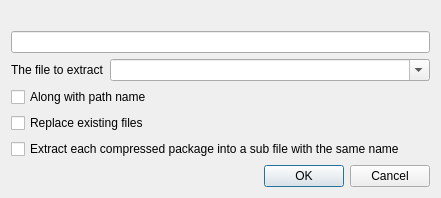
<?xml version="1.0" encoding="UTF-8"?>
<ui version="4.0">
 <class>UnCompressConfirmDialog</class>
 <widget class="QDialog" name="UnCompressConfirmDialog">
  <property name="geometry">
   <rect>
    <x>0</x>
    <y>0</y>
    <width>441</width>
    <height>194</height>
   </rect>
  </property>
  <property name="windowTitle">
   <string>Dialog</string>
  </property>
  <layout class="QVBoxLayout" name="verticalLayout_3" stretch="0,0,1,0">
   <item>
    <layout class="QVBoxLayout" name="verticalLayout_2">
     <item>
      <widget class="QLabel" name="labelTip">
       <property name="text">
        <string/>
       </property>
      </widget>
     </item>
     <item>
      <widget class="QLineEdit" name="lineEditPath"/>
     </item>
    </layout>
   </item>
   <item>
    <layout class="QHBoxLayout" name="horizontalLayout" stretch="0,1">
     <item>
      <widget class="QLabel" name="label_2">
       <property name="text">
        <string>The file to extract</string>
       </property>
      </widget>
     </item>
     <item>
      <widget class="QComboBox" name="comboBoxFileName">
       <property name="editable">
        <bool>true</bool>
       </property>
      </widget>
     </item>
    </layout>
   </item>
   <item>
    <layout class="QVBoxLayout" name="verticalLayout">
     <item>
      <widget class="QCheckBox" name="cbAlongPath">
       <property name="text">
        <string>Along with path name</string>
       </property>
      </widget>
     </item>
     <item>
      <widget class="QCheckBox" name="cbRelaceFile">
       <property name="text">
        <string>Replace existing files</string>
       </property>
      </widget>
     </item>
     <item>
      <widget class="QCheckBox" name="cbCompressSingle">
       <property name="text">
        <string>Extract each compressed package into a sub file with the same name</string>
       </property>
      </widget>
     </item>
    </layout>
   </item>
   <item>
    <layout class="QHBoxLayout" name="horizontalLayout_2">
     <item>
      <spacer name="horizontalSpacer">
       <property name="orientation">
        <enum>Qt::Horizontal</enum>
       </property>
       <property name="sizeHint" stdset="0">
        <size>
         <width>40</width>
         <height>20</height>
        </size>
       </property>
      </spacer>
     </item>
     <item>
      <widget class="QPushButton" name="pushButton">
       <property name="text">
        <string>OK</string>
       </property>
      </widget>
     </item>
     <item>
      <widget class="QPushButton" name="pushButton_2">
       <property name="text">
        <string>Cancel</string>
       </property>
      </widget>
     </item>
    </layout>
   </item>
  </layout>
 </widget>
 <resources/>
 <connections>
  <connection>
   <sender>pushButton</sender>
   <signal>clicked()</signal>
   <receiver>UnCompressConfirmDialog</receiver>
   <slot>accept()</slot>
   <hints>
    <hint type="sourcelabel">
     <x>294</x>
     <y>172</y>
    </hint>
    <hint type="destinationlabel">
     <x>149</x>
     <y>162</y>
    </hint>
   </hints>
  </connection>
  <connection>
   <sender>pushButton_2</sender>
   <signal>clicked()</signal>
   <receiver>UnCompressConfirmDialog</receiver>
   <slot>reject()</slot>
   <hints>
    <hint type="sourcelabel">
     <x>381</x>
     <y>173</y>
    </hint>
    <hint type="destinationlabel">
     <x>44</x>
     <y>165</y>
    </hint>
   </hints>
  </connection>
 </connections>
</ui>
